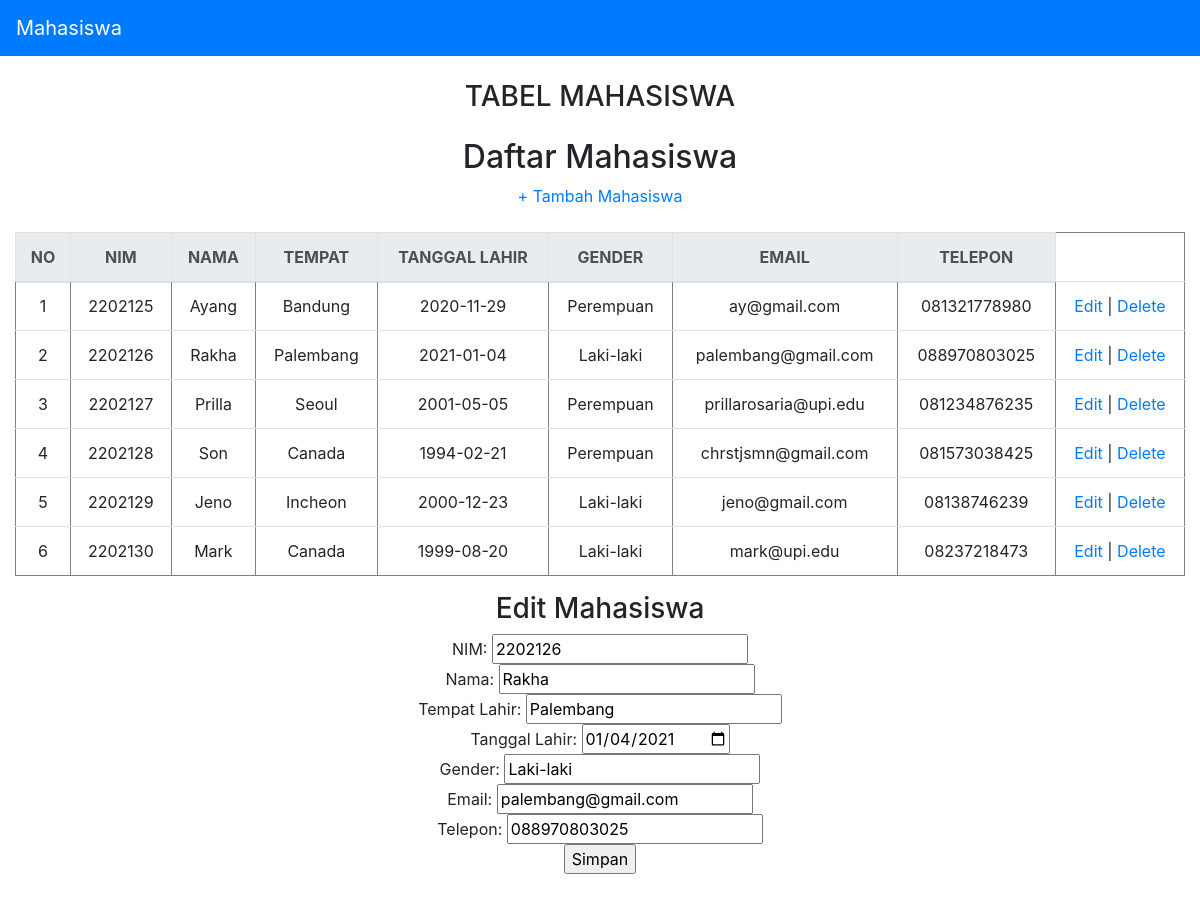
/mvp_php/index.php?edit=5, run on the app's committed database.
### tables this page shows
CREATE TABLE `mahasiswa` (
  `id` int NOT NULL AUTO_INCREMENT,
  `nim` varchar(100) NOT NULL,
  `nama` varchar(100) NOT NULL,
  `tempat` varchar(100) NOT NULL,
  `tl` varchar(100) NOT NULL,
  `gender` varchar(10) NOT NULL,
  `email` varchar(100) NOT NULL,
  `telp` varchar(100) NOT NULL,
  PRIMARY KEY (`id`)
);

### mvp_php/index.php (called while the page is built, shortened)
<?php
include_once("view/TampilMahasiswa.php");
include_once("presenter/ProsesMahasiswa.php");
$view = new TampilMahasiswa();
$view->tampil();

### mvp_php/presenter/ProsesMahasiswa.php (called while the page is built, shortened)
<?php
class ProsesMahasiswa implements KontrakPresenter
{
	private $tabelmahasiswa;
	private $data = [];
	function __construct()
	{
		try {
			$db_host = "localhost";
			$db_user = "root";
			$db_password = "";
			$db_name = "mvp_php";
			$this->tabelmahasiswa = new TabelMahasiswa($db_host, $db_user, $db_password, $db_name);
			$this->data = array();
		} catch (Exception $e) {
			echo "yah error" . $e->getMessage();
		}
	}
	function prosesDataMahasiswa()
	{
		try {
			$this->tabelmahasiswa->open();
			$this->tabelmahasiswa->getMahasiswa();
			while ($row = $this->tabelmahasiswa->getResult()) {
				$mahasiswa = new Mahasiswa();
				$mahasiswa->setId($row['id']);
				$mahasiswa->setNim($row['nim']);
				$mahasiswa->setNama($row['nama']);
				$mahasiswa->setTempat($row['tempat']);
				$mahasiswa->setTl($row['tl']);
				$mahasiswa->setGender($row['gender']);
				$mahasiswa->setEmail($row['email']);
				$mahasiswa->setTelepon($row['telp']);
				$this->data[] = $mahasiswa;
			}
		} catch (Exception $e) {
			echo "yah error part 2" . $e->getMessage();
		}
	}
	function find($id) {
		$this->tabelmahasiswa->open();
		$query = "SELECT * FROM mahasiswa WHERE id=$id";
		$this->tabelmahasiswa->execute($query);
		$row = $this->tabelmahasiswa->getResult();
		$m = new Mahasiswa();
		$m->setId($row['id']);
		$m->setNim($row['nim']);
		$m->setNama($row['nama']);
		$m->setTempat($row['tempat']);
		$m->setTl($row['tl']);
		$m->setGender($row['gender']);
		$m->setEmail($row['email']);
		$m->setTelepon($row['telp']);
		return $m;
	}
	function getId($i)
	{
		return $this->data[$i]->id;
	}
	function getNim($i)
	{
		return $this->data[$i]->nim;
	}
	function getNama($i)
	{
		return $this->data[$i]->nama;
	}
	function getTempat($i)
	{
		return $this->data[$i]->tempat;
	}
	function getTl($i)
	{
		return $this->data[$i]->tl;
	}
	function getGender($i)
	{
		return $this->data[$i]->gender;
	}
	function getSize()
	{
		return sizeof($this->data);
	}
	function getEmail($i) {
		return $this->data[$i]->email;
	}
	function getTelepon($i) {
		return $this->data[$i]->telp;
	}
}

### mvp_php/model/Mahasiswa.class.php (called while the page is built, shortened)
<?php
class Mahasiswa
{
	var $nim = '';
	var $nama = '';
	var $tempat = '';
	var $tl = '';
	var $gender = '';
	var $email = '';
	var $telp = '';
	function __construct($id = '', $nim = '', $nama = '', $tempat = '', $tl = '', $gender = '', $email = '', $telp = '')
	{
		$this->nim = $nim;
		$this->nama = $nama;
		$this->tempat = $tempat;
		$this->tl = $tl;
		$this->gender = $gender;
		$this->email = $email;
		$this->telp = $telp;
	}
	function setId($id)
	{
		$this->id = $id;
	}
	function setNim($nim)
	{
		$this->nim = $nim;
	}
	function setNama($nama)
	{
		$this->nama = $nama;
	}
	function setTempat($tempat)
	{
		$this->tempat = $tempat;
	}
	function setTl($tl)
	{
		$this->tl = $tl;
	}
	function setGender($gender)
	{
		$this->gender = $gender;
	}
	function getNim()
	{
		return $this->nim;
	}
	function getNama()
	{
		return $this->nama;
	}
	function getTempat()
	{
		return $this->tempat;
	}
	function getTl()
	{
		return $this->tl;
	}
	function getGender()
	{
		return $this->gender;
	}
	function setEmail($email) { $this->email = $email; }
	function setTelepon($telp) { $this->telp = $telp; }
	function getEmail() { return $this->email; }
	function getTelepon() { return $this->telp; }
}

### mvp_php/model/DB.class.php (called while the page is built, shortened)
<?php
class DB
{
	var $db_host = '';
	var $db_user = '';
	var $db_password = '';
	var $db_name = '';
	var $db_link = '';
	var $result = 0;
	function __construct($db_host = '', $db_user = '', $db_password = '', $db_name = '')
	{
		$this->db_host = $db_host;
		$this->db_user = $db_user;
		$this->db_password = $db_password;
		$this->db_name = $db_name;
	}
	function open()
	{
		$this->db_link = mysqli_connect($this->db_host, $this->db_user, $this->db_password, $this->db_name);
	}
	function execute($query = "")
	{
		$this->result = mysqli_query($this->db_link, $query);
		return $this->result;
	}
	function getResult()
	{
		return mysqli_fetch_array($this->result);
	}
}

### mvp_php/model/TabelMahasiswa.class.php (called while the page is built)
<?php
class TabelMahasiswa extends DB
{
	function getMahasiswa()
	{
		$query = "SELECT * FROM mahasiswa";
		return $this->execute($query);
	}
}

### mvp_php/view/TampilMahasiswa.php (the view, shortened to what this page needs)
<?php
include("presenter/ProsesMahasiswa.php");
class TampilMahasiswa implements KontrakView
{
	private $prosesmahasiswa;
	function __construct()
	{
		$this->prosesmahasiswa = new ProsesMahasiswa();
	}
	function tampil()
	{
		$this->prosesmahasiswa->prosesDataMahasiswa();
		$data = "<h2>Daftar Mahasiswa</h2>";
		$data .= "<a href='index.php?tambah=true'>+ Tambah Mahasiswa</a><br><br>";
		for ($i = 0; $i < $this->prosesmahasiswa->getSize(); $i++) {
			$no = $i + 1;
			$data .= "<tr>
			<td>" . $no . "</td>
			<td>" . $this->prosesmahasiswa->getNim($i) . "</td>
			<td>" . $this->prosesmahasiswa->getNama($i) . "</td>
			<td>" . $this->prosesmahasiswa->getTempat($i) . "</td>
			<td>" . $this->prosesmahasiswa->getTl($i) . "</td>
			<td>" . $this->prosesmahasiswa->getGender($i) . "</td>
			<td>" . $this->prosesmahasiswa->getEmail($i) . "</td>
			<td>" . $this->prosesmahasiswa->getTelepon($i) . "</td>
			<td>
    			<a href='index.php?edit=" . $this->prosesmahasiswa->getId($i) . "'>Edit</a> |
    			<a href='index.php?delete=" . $this->prosesmahasiswa->getId($i) . "' onclick=\"return confirm('Yakin ingin menghapus?')\">Delete</a>
			</td>
			</tr>";
		}
$form = "";
if (isset($_GET['edit'])) {
    $mhs = $this->prosesmahasiswa->find($_GET['edit']);
    $form .= "<h3>Edit Mahasiswa</h3>";
    $form .= "<form method='post' action='index.php'>
        <input type='hidden' name='id' value='" . $mhs->getId() . "'>
        NIM: <input type='text' name='nim' value='" . $mhs->getNim() . "'><br>
        Nama: <input type='text' name='nama' value='" . $mhs->getNama() . "'><br>
        Tempat Lahir: <input type='text' name='tempat' value='" . $mhs->getTempat() . "'><br>
        Tanggal Lahir: <input type='date' name='tl' value='" . $mhs->getTl() . "'><br>
        Gender: <input type='text' name='gender' value='" . $mhs->getGender() . "'><br>
        Email: <input type='email' name='email' value='" . $mhs->getEmail() . "'><br>
        Telepon: <input type='text' name='telp' value='" . $mhs->getTelepon() . "'><br>
        <input type='submit' name='simpan' value='Simpan'>
    </form>";
}
	}
}

### data on the page
mahasiswa: no "1", nim "2202125", nama "Ayang", tempat "Bandung", tl "2020-11-29", gender "Perempuan", email "ay@gmail.com", telp "081321778980"
mahasiswa: no "2", nim "2202126", nama "Rakha", tempat "Palembang", tl "2021-01-04", gender "Laki-laki", email "palembang@gmail.com", telp "088970803025", tl "01/04/2021"
mahasiswa: no "3", nim "2202127", nama "Prilla", tempat "Seoul", tl "2001-05-05", gender "Perempuan", email "prillarosaria@upi.edu", telp "081234876235"
mahasiswa: no "4", nim "2202128", nama "Son", tempat "Canada", tl "1994-02-21", gender "Perempuan", email "chrstjsmn@gmail.com", telp "081573038425"
mahasiswa: no "5", nim "2202129", nama "Jeno", tempat "Incheon", tl "2000-12-23", gender "Laki-laki", email "jeno@gmail.com", telp "08138746239"
mahasiswa: no "6", nim "2202130", nama "Mark", tempat "Canada", tl "1999-08-20", gender "Laki-laki", email "mark@upi.edu", telp "08237218473"

### other printed values
$this->content "Mahasiswa TABEL MAHASISWA NO NIM NAMA TEMPAT TANGGAL LAHIR GENDER EMAIL TELEPON"
